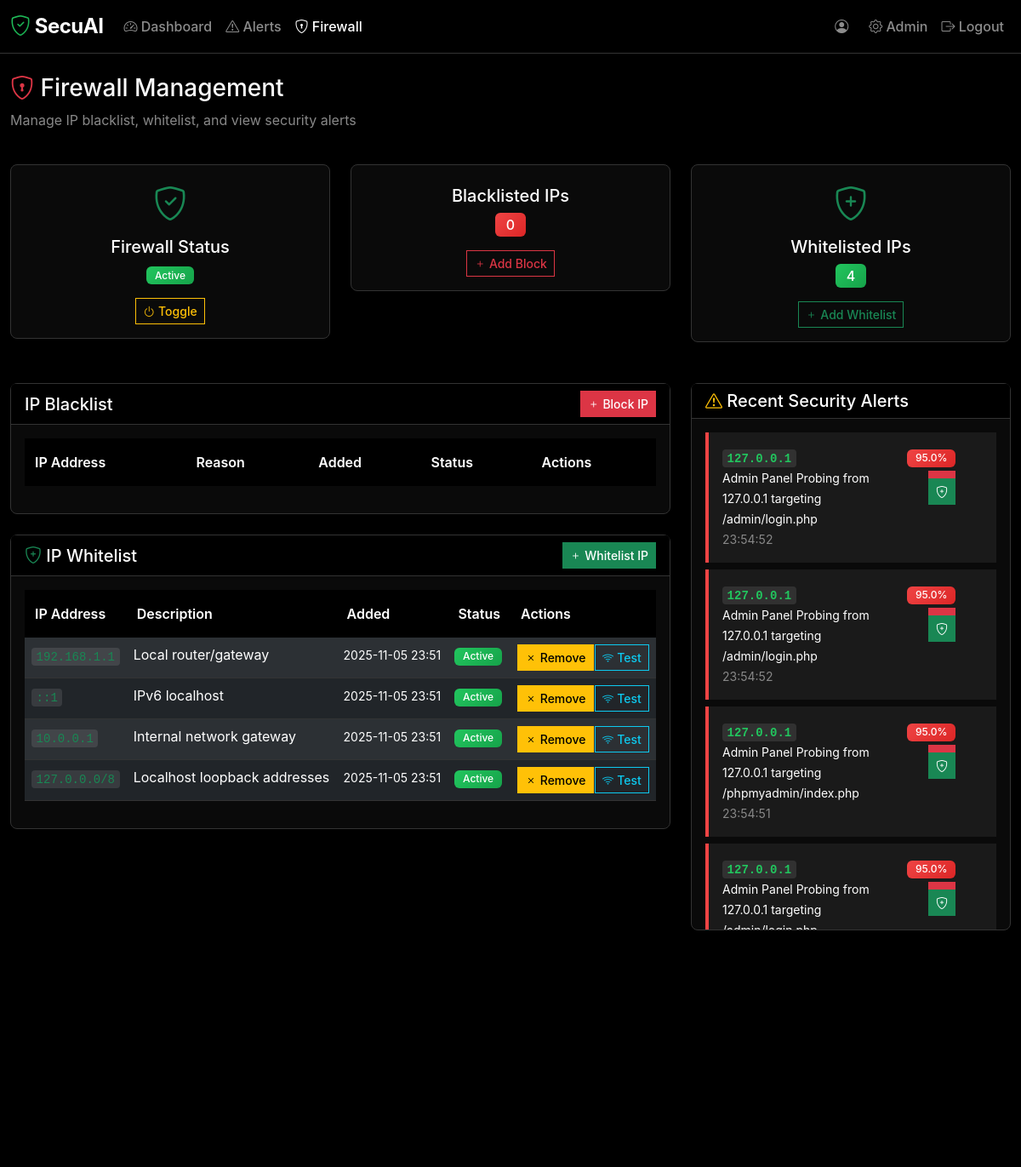
The page /firewall/ (signed in, upper part) on the database as committed earlier.
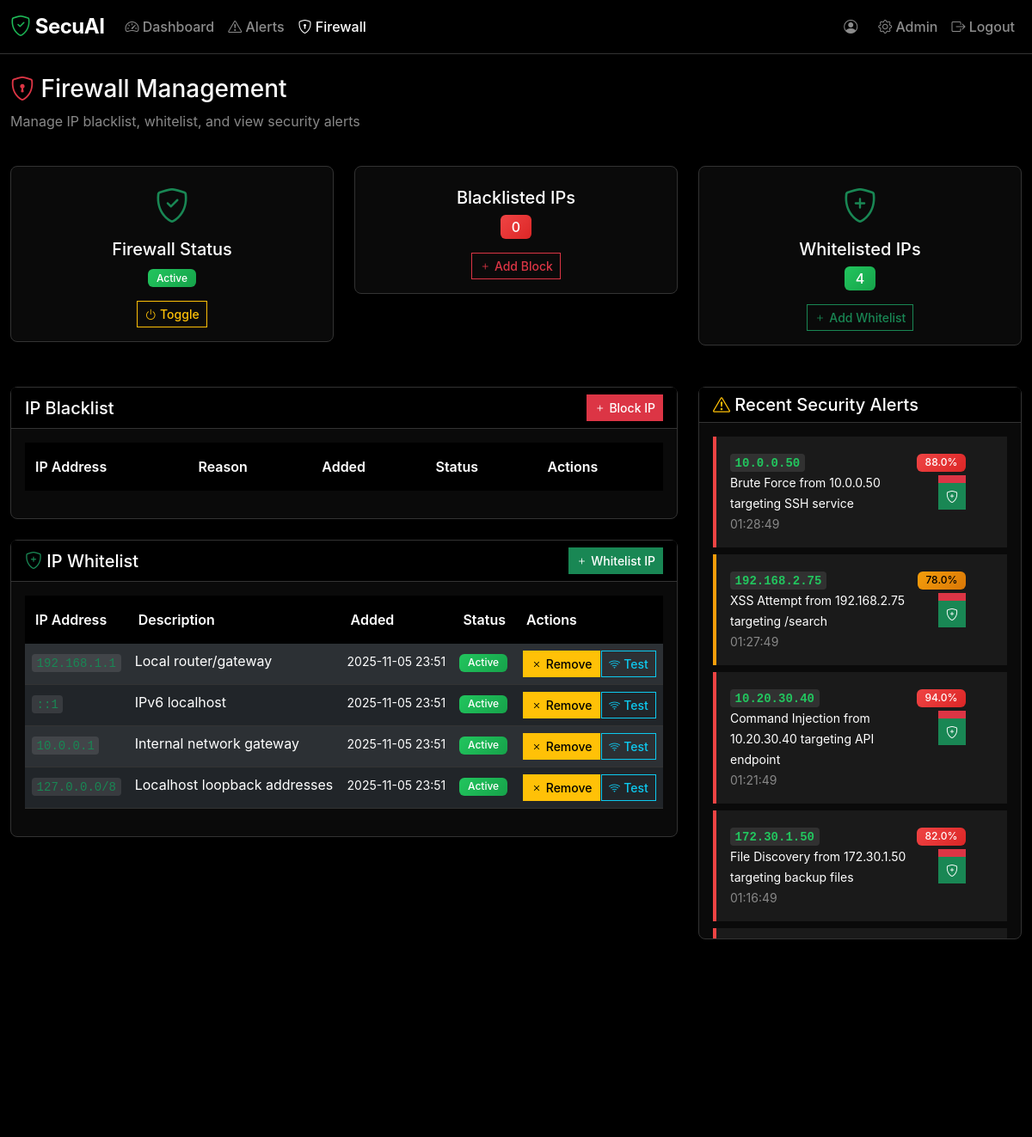
The same page on the database as committed later.
### models.py (models this page shows, shortened)
class Whitelist(db.Model):
    __tablename__ = 'whitelist'
    id = db.Column(db.Integer, primary_key=True)
    ip = db.Column(db.String(45), nullable=False, unique=True, index=True)
    description = db.Column(db.String(255))
    is_active = db.Column(db.Boolean, default=True, nullable=False)
    created_at = db.Column(db.DateTime, default=datetime.utcnow, nullable=False)
    created_by = db.Column(db.Integer, db.ForeignKey('users.id'))
    creator = db.relationship('User', backref='whitelist_entries')

class Alert(db.Model):
    __tablename__ = 'alerts'
    id = db.Column(db.Integer, primary_key=True)
    ip = db.Column(db.String(45), nullable=False, index=True)  # Support IPv6
    reason = db.Column(db.String(255), nullable=False)
    confidence = db.Column(db.Float, default=0.5, nullable=False)
    details = db.Column(db.Text)  # JSON string with additional data
    source = db.Column(db.String(100), nullable=False)  # api, upload:filename, honeypot, etc.
    status = db.Column(db.String(20), default='new', nullable=False)  # new, reviewed, ignored, blocked
    created_at = db.Column(db.DateTime, default=datetime.utcnow, nullable=False, index=True)
    reviewed_at = db.Column(db.DateTime)
    reviewed_by = db.Column(db.Integer, db.ForeignKey('users.id'))
    reviewer = db.relationship('User', backref='reviewed_alerts')

### app.py (the view)
@app.route('/firewall')
@app.route('/firewall/')
@login_required
def firewall_page():
    try:
        blacklisted_ips = Block.query.filter(Block.is_active == True).order_by(Block.created_at.desc()).all()
        whitelisted_ips = Whitelist.query.filter(Whitelist.is_active == True).order_by(Whitelist.created_at.desc()).all()
        recent_alerts = Alert.query.order_by(Alert.created_at.desc()).limit(10).all()
        return render_template('firewall.html',
                             blacklisted_ips=blacklisted_ips,
                             whitelisted_ips=whitelisted_ips,
                             recent_alerts=recent_alerts,
                             blacklisted_count=len(blacklisted_ips),
                             whitelisted_count=len(whitelisted_ips))
    except Exception as e:
        logger.error(f"Firewall page error: {e}")
        flash(f'Error loading firewall page: {str(e)}')
        return redirect(url_for('dashboard'))

### app.py (called while the page is built)
@login_manager.user_loader
def load_user(user_id):
    return db.session.get(User, int(user_id))

def initialize_monitor():
    global monitor_started
    if not monitor_started:
        clear_sample_data()
        start_log_monitor()
        monitor_started = True
        logger.info("🚀 SecuAI initialization complete")

@app.before_request
def before_request():
    initialize_monitor()

### templates/firewall.html (shortened to what the changed rows need)
<!DOCTYPE html>
<html lang="en">
<head>
    <link href="https://cdn.jsdelivr.net/npm/bootstrap@5.3.0/dist/css/bootstrap.min.css" rel="stylesheet">
    <link href="https://cdn.jsdelivr.net/npm/bootstrap-icons@1.10.0/font/bootstrap-icons.css" rel="stylesheet">
    <link href="{{ url_for('static', filename='css/style.css') }}" rel="stylesheet">
</head>
<body>
    <div class="container-fluid mt-4">
        <div class="row mb-4">
            <div class="col">
                <h1 class="h3">
                    <i class="bi bi-shield-lock text-danger"></i> Firewall Management
                </h1>
            </div>
        </div>
        <div class="row">
            <div class="col-lg-8">
                <div class="card mb-4">
                    <div class="card-body">
                        <div class="table-responsive">
                            <table class="table table-dark table-striped">
                                <thead>
                                    <tr>
                                        <th>IP Address</th>
                                        <th>Reason</th>
                                        <th>Added</th>
                                        <th>Status</th>
                                        <th>Actions</th>
                                    </tr>
                                </thead>
                            </table>
                        </div>
                    </div>
                </div>
                <div class="card">
                    <div class="card-body">
                        <div class="table-responsive">
                            <table class="table table-dark table-striped">
                                <thead>
                                    <tr>
                                        <th>IP Address</th>
                                        <th>Description</th>
                                        <th>Added</th>
                                        <th>Status</th>
                                        <th>Actions</th>
                                    </tr>
                                </thead>
                                <tbody id="whitelist-table">
                                    {% for entry in whitelisted_ips %}
                                    <tr>
                                        <td><code class="text-success">{{ entry.ip }}</code></td>
                                        <td>{{ entry.description or 'No description' }}</td>
                                        <td><small>{{ entry.created_at.strftime('%Y-%m-%d %H:%M') }}</small></td>
                                        <td>
                                            {% if entry.is_active %}
                                                <span class="badge bg-success">Active</span>
                                            {% else %}
                                                <span class="badge bg-secondary">Inactive</span>
                                            {% endif %}
                                        </td>
                                        <td>
                                            <div class="btn-group" role="group">
                                                {% if entry.is_active %}
                                                <button class="btn btn-sm btn-warning" onclick="removeWhitelist('{{ entry.ip }}')">
                                                    <i class="bi bi-x"></i> Remove
                                                </button>
                                                {% else %}
                                                <button class="btn btn-sm btn-success" onclick="addWhitelist('{{ entry.ip }}', '{{ entry.description }}')">
                                                    <i class="bi bi-check"></i> Reactivate
                                                </button>
                                                {% endif %}
                                                <button class="btn btn-sm btn-outline-info" onclick="testConnection('{{ entry.ip }}')">
                                                    <i class="bi bi-wifi"></i> Test
                                                </button>
                                            </div>
                                        </td>
                                    </tr>
                                    {% endfor %}
                                </tbody>
                            </table>
                        </div>
                    </div>
                </div>
            </div>
            <div class="col-lg-4">
                <div class="card">
                    <div class="card-body" style="max-height: 600px; overflow-y: auto;">
                        {% for alert in recent_alerts %}
                        <div class="alert alert-{{ 'danger' if alert.confidence > 0.8 else 'warning' if alert.confidence > 0.6 else 'info' }} alert-dismissible fade show mb-2" role="alert">
                            <div class="d-flex justify-content-between align-items-start">
                                <div>
                                    <strong><code>{{ alert.ip }}</code></strong><br>
                                    <small>{{ alert.reason }}</small><br>
                                    <small class="text-muted">{{ alert.created_at.strftime('%H:%M:%S') }}</small>
                                </div>
                                <div class="text-end">
                                    <span class="badge bg-{{ 'danger' if alert.confidence > 0.8 else 'warning' if alert.confidence > 0.6 else 'info' }}">
                                        {{ (alert.confidence * 100)|round }}%
                                    </span>
                                    <div class="btn-group-vertical mt-1">
                                        <button class="btn btn-danger btn-sm" onclick="blockIPFromAlert('{{ alert.ip }}', '{{ alert.reason }}')">
                                        </button>
                                        <button class="btn btn-success btn-sm" onclick="whitelistIPFromAlert('{{ alert.ip }}', 'Trusted after review')">
                                            <i class="bi bi-shield-plus"></i>
                                        </button>
                                    </div>
                                </div>
                            </div>
                        </div>
                        {% endfor %}
                    </div>
                </div>
            </div>
        </div>
    </div>
</body>
</html>

Rows that differ between the two databases and show on the page:
no longer on this page (row unchanged): Alert: ip "127.0.0.1", reason "Admin Panel Probing from 127.0.0.1 targeting /admin/login.php", created_at "23:54:52", (alert.confidence*100)|round "95.0"
no longer on this page (row unchanged): Alert: ip "127.0.0.1", reason "Admin Panel Probing from 127.0.0.1 targeting /admin/login.php", created_at "23:54:52", (alert.confidence*100)|round "95.0"
no longer on this page (row unchanged): Alert: ip "127.0.0.1", reason "Admin Panel Probing from 127.0.0.1 targeting /phpmyadmin/index.php", created_at "23:54:51", (alert.confidence*100)|round "95.0"
no longer on this page (row unchanged): Alert: ip "127.0.0.1", reason "Admin Panel Probing from 127.0.0.1 targeting…", (alert.confidence*100)|round "95.0"
added Alert: ip "10.0.0.50", reason "Brute Force from 10.0.0.50 targeting SSH service", created_at "01:28:49", (alert.confidence*100)|round "88.0"
added Alert: ip "192.168.2.75", reason "XSS Attempt from 192.168.2.75 targeting /search", created_at "01:27:49", (alert.confidence*100)|round "78.0"
added Alert: ip "10.20.30.40", reason "Command Injection from 10.20.30.40 targeting API endpoint", created_at "01:21:49", (alert.confidence*100)|round "94.0"
added Alert: ip "172.30.1.50", reason "File Discovery from 172.30.1.50 targeting backup files", created_at "01:16:49", (alert.confidence*100)|round "82.0"
